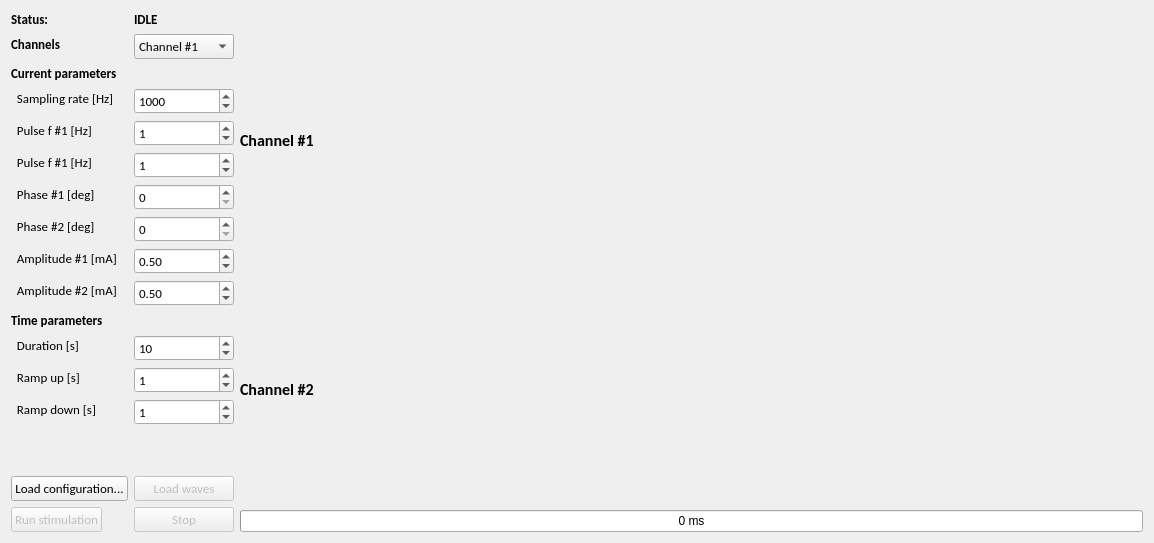
<?xml version="1.0" encoding="UTF-8"?>
<ui version="4.0">
 <author>Tibor Auer</author>
 <class>rtQA</class>
 <widget class="QWidget" name="rtQA">
  <property name="geometry">
   <rect>
    <x>0</x>
    <y>0</y>
    <width>1154</width>
    <height>543</height>
   </rect>
  </property>
  <property name="sizePolicy">
   <sizepolicy hsizetype="Preferred" vsizetype="Preferred">
    <horstretch>0</horstretch>
    <verstretch>0</verstretch>
   </sizepolicy>
  </property>
  <property name="windowTitle">
   <string>rtQA</string>
  </property>
  <layout class="QHBoxLayout" name="horizontalLayout_3" stretch="0,1">
   <item>
    <layout class="QVBoxLayout" name="verticalLayoutControls">
     <property name="sizeConstraint">
      <enum>QLayout::SetMinimumSize</enum>
     </property>
     <property name="leftMargin">
      <number>0</number>
     </property>
     <item>
      <layout class="QFormLayout" name="formLayout">
       <item row="0" column="0">
        <widget class="QLabel" name="lbl1">
         <property name="font">
          <font>
           <family>Calibri</family>
           <pointsize>10</pointsize>
           <weight>75</weight>
           <bold>true</bold>
          </font>
         </property>
         <property name="text">
          <string>Status:</string>
         </property>
        </widget>
       </item>
       <item row="0" column="1">
        <widget class="QLabel" name="lblStatus">
         <property name="sizePolicy">
          <sizepolicy hsizetype="Preferred" vsizetype="Minimum">
           <horstretch>0</horstretch>
           <verstretch>0</verstretch>
          </sizepolicy>
         </property>
         <property name="maximumSize">
          <size>
           <width>16777215</width>
           <height>20</height>
          </size>
         </property>
         <property name="font">
          <font>
           <family>Calibri</family>
           <pointsize>10</pointsize>
           <weight>75</weight>
           <bold>true</bold>
           <kerning>false</kerning>
          </font>
         </property>
         <property name="locale">
          <locale language="English" country="UnitedKingdom"/>
         </property>
         <property name="text">
          <string>IDLE</string>
         </property>
        </widget>
       </item>
       <item row="1" column="0">
        <widget class="QLabel" name="lbl2">
         <property name="sizePolicy">
          <sizepolicy hsizetype="Preferred" vsizetype="Minimum">
           <horstretch>0</horstretch>
           <verstretch>0</verstretch>
          </sizepolicy>
         </property>
         <property name="maximumSize">
          <size>
           <width>16777215</width>
           <height>20</height>
          </size>
         </property>
         <property name="font">
          <font>
           <family>Calibri</family>
           <pointsize>10</pointsize>
           <weight>75</weight>
           <bold>true</bold>
          </font>
         </property>
         <property name="text">
          <string>Channels</string>
         </property>
        </widget>
       </item>
       <item row="1" column="1">
        <widget class="QComboBox" name="cbStimType">
         <property name="font">
          <font>
           <family>Calibri</family>
           <pointsize>10</pointsize>
          </font>
         </property>
         <item>
          <property name="text">
           <string>Channel #1</string>
          </property>
         </item>
         <item>
          <property name="text">
           <string>Channel #2</string>
          </property>
         </item>
         <item>
          <property name="text">
           <string>Dual-channel</string>
          </property>
         </item>
        </widget>
       </item>
       <item row="2" column="0">
        <widget class="QLabel" name="lbl3">
         <property name="maximumSize">
          <size>
           <width>16777215</width>
           <height>20</height>
          </size>
         </property>
         <property name="font">
          <font>
           <family>Calibri</family>
           <pointsize>10</pointsize>
           <weight>75</weight>
           <bold>true</bold>
          </font>
         </property>
         <property name="text">
          <string>Current parameters</string>
         </property>
        </widget>
       </item>
       <item row="3" column="0">
        <widget class="QLabel" name="lbl3_1">
         <property name="maximumSize">
          <size>
           <width>16777215</width>
           <height>20</height>
          </size>
         </property>
         <property name="font">
          <font>
           <family>Calibri</family>
           <pointsize>10</pointsize>
           <weight>50</weight>
           <bold>false</bold>
          </font>
         </property>
         <property name="text">
          <string>  Sampling rate [Hz]</string>
         </property>
        </widget>
       </item>
       <item row="3" column="1">
        <widget class="QSpinBox" name="sbSamplingRate">
         <property name="font">
          <font>
           <family>Calibri</family>
           <pointsize>10</pointsize>
          </font>
         </property>
         <property name="maximum">
          <number>10000</number>
         </property>
         <property name="value">
          <number>1000</number>
         </property>
        </widget>
       </item>
       <item row="4" column="0">
        <widget class="QLabel" name="lblFrequency1">
         <property name="maximumSize">
          <size>
           <width>16777215</width>
           <height>20</height>
          </size>
         </property>
         <property name="font">
          <font>
           <family>Calibri</family>
           <pointsize>10</pointsize>
           <weight>50</weight>
           <bold>false</bold>
          </font>
         </property>
         <property name="text">
          <string>  Pulse f #1 [Hz]</string>
         </property>
        </widget>
       </item>
       <item row="4" column="1">
        <widget class="QSpinBox" name="sbFrequency1">
         <property name="font">
          <font>
           <family>Calibri</family>
           <pointsize>10</pointsize>
          </font>
         </property>
         <property name="maximum">
          <number>10000</number>
         </property>
         <property name="value">
          <number>1</number>
         </property>
        </widget>
       </item>
       <item row="5" column="0">
        <widget class="QLabel" name="lblFrequency2">
         <property name="maximumSize">
          <size>
           <width>16777215</width>
           <height>20</height>
          </size>
         </property>
         <property name="font">
          <font>
           <family>Calibri</family>
           <pointsize>10</pointsize>
           <weight>50</weight>
           <bold>false</bold>
          </font>
         </property>
         <property name="text">
          <string>  Pulse f #1 [Hz]</string>
         </property>
        </widget>
       </item>
       <item row="5" column="1">
        <widget class="QSpinBox" name="sbFrequency2">
         <property name="font">
          <font>
           <family>Calibri</family>
           <pointsize>10</pointsize>
          </font>
         </property>
         <property name="maximum">
          <number>10000</number>
         </property>
         <property name="value">
          <number>1</number>
         </property>
        </widget>
       </item>
       <item row="6" column="0">
        <widget class="QLabel" name="lblPhase1">
         <property name="maximumSize">
          <size>
           <width>16777215</width>
           <height>20</height>
          </size>
         </property>
         <property name="font">
          <font>
           <family>Calibri</family>
           <pointsize>10</pointsize>
           <weight>50</weight>
           <bold>false</bold>
          </font>
         </property>
         <property name="text">
          <string>  Phase #1 [deg]</string>
         </property>
        </widget>
       </item>
       <item row="6" column="1">
        <widget class="QSpinBox" name="sbPhase1">
         <property name="font">
          <font>
           <family>Calibri</family>
           <pointsize>10</pointsize>
          </font>
         </property>
         <property name="maximum">
          <number>180</number>
         </property>
         <property name="value">
          <number>0</number>
         </property>
        </widget>
       </item>
       <item row="7" column="0">
        <widget class="QLabel" name="lblPhase2">
         <property name="maximumSize">
          <size>
           <width>16777215</width>
           <height>20</height>
          </size>
         </property>
         <property name="font">
          <font>
           <family>Calibri</family>
           <pointsize>10</pointsize>
           <weight>50</weight>
           <bold>false</bold>
          </font>
         </property>
         <property name="text">
          <string>  Phase #2 [deg]</string>
         </property>
        </widget>
       </item>
       <item row="7" column="1">
        <widget class="QSpinBox" name="sbPhase2">
         <property name="font">
          <font>
           <family>Calibri</family>
           <pointsize>10</pointsize>
          </font>
         </property>
         <property name="maximum">
          <number>180</number>
         </property>
         <property name="value">
          <number>0</number>
         </property>
        </widget>
       </item>
       <item row="8" column="0">
        <widget class="QLabel" name="lblIntensity1">
         <property name="maximumSize">
          <size>
           <width>16777215</width>
           <height>20</height>
          </size>
         </property>
         <property name="font">
          <font>
           <family>Calibri</family>
           <pointsize>10</pointsize>
           <weight>50</weight>
           <bold>false</bold>
          </font>
         </property>
         <property name="text">
          <string>  Amplitude #1 [mA]</string>
         </property>
        </widget>
       </item>
       <item row="8" column="1">
        <widget class="QDoubleSpinBox" name="sbIntensity1">
         <property name="font">
          <font>
           <family>Calibri</family>
           <pointsize>10</pointsize>
          </font>
         </property>
         <property name="maximum">
          <double>9.990000000000000</double>
         </property>
         <property name="singleStep">
          <double>0.100000000000000</double>
         </property>
         <property name="value">
          <double>0.500000000000000</double>
         </property>
        </widget>
       </item>
       <item row="9" column="0">
        <widget class="QLabel" name="lblIntensity2">
         <property name="maximumSize">
          <size>
           <width>16777215</width>
           <height>20</height>
          </size>
         </property>
         <property name="font">
          <font>
           <family>Calibri</family>
           <pointsize>10</pointsize>
           <weight>50</weight>
           <bold>false</bold>
          </font>
         </property>
         <property name="text">
          <string>  Amplitude #2 [mA]</string>
         </property>
        </widget>
       </item>
       <item row="9" column="1">
        <widget class="QDoubleSpinBox" name="sbIntensity2">
         <property name="font">
          <font>
           <family>Calibri</family>
           <pointsize>10</pointsize>
          </font>
         </property>
         <property name="maximum">
          <double>9.990000000000000</double>
         </property>
         <property name="singleStep">
          <double>0.100000000000000</double>
         </property>
         <property name="value">
          <double>0.500000000000000</double>
         </property>
        </widget>
       </item>
       <item row="10" column="0">
        <widget class="QLabel" name="lbl4">
         <property name="maximumSize">
          <size>
           <width>16777215</width>
           <height>20</height>
          </size>
         </property>
         <property name="font">
          <font>
           <family>Calibri</family>
           <pointsize>10</pointsize>
           <weight>75</weight>
           <bold>true</bold>
          </font>
         </property>
         <property name="text">
          <string>Time parameters</string>
         </property>
        </widget>
       </item>
       <item row="11" column="0">
        <widget class="QLabel" name="lbl4_1">
         <property name="maximumSize">
          <size>
           <width>16777215</width>
           <height>20</height>
          </size>
         </property>
         <property name="font">
          <font>
           <family>Calibri</family>
           <pointsize>10</pointsize>
           <weight>50</weight>
           <bold>false</bold>
          </font>
         </property>
         <property name="text">
          <string>  Duration [s]</string>
         </property>
        </widget>
       </item>
       <item row="11" column="1">
        <widget class="QSpinBox" name="sbDuration">
         <property name="font">
          <font>
           <family>Calibri</family>
           <pointsize>10</pointsize>
          </font>
         </property>
         <property name="maximum">
          <number>100</number>
         </property>
         <property name="value">
          <number>10</number>
         </property>
        </widget>
       </item>
       <item row="12" column="0">
        <widget class="QLabel" name="lbl4_2">
         <property name="maximumSize">
          <size>
           <width>16777215</width>
           <height>20</height>
          </size>
         </property>
         <property name="font">
          <font>
           <family>Calibri</family>
           <pointsize>10</pointsize>
           <weight>50</weight>
           <bold>false</bold>
          </font>
         </property>
         <property name="text">
          <string>  Ramp up [s]</string>
         </property>
        </widget>
       </item>
       <item row="12" column="1">
        <widget class="QSpinBox" name="sbRampUp">
         <property name="font">
          <font>
           <family>Calibri</family>
           <pointsize>10</pointsize>
          </font>
         </property>
         <property name="maximum">
          <number>10</number>
         </property>
         <property name="value">
          <number>1</number>
         </property>
        </widget>
       </item>
       <item row="13" column="0">
        <widget class="QLabel" name="lbl4_3">
         <property name="maximumSize">
          <size>
           <width>16777215</width>
           <height>20</height>
          </size>
         </property>
         <property name="font">
          <font>
           <family>Calibri</family>
           <pointsize>10</pointsize>
           <weight>50</weight>
           <bold>false</bold>
          </font>
         </property>
         <property name="text">
          <string>  Ramp down [s]</string>
         </property>
        </widget>
       </item>
       <item row="13" column="1">
        <widget class="QSpinBox" name="sbRampDown">
         <property name="font">
          <font>
           <family>Calibri</family>
           <pointsize>10</pointsize>
          </font>
         </property>
         <property name="maximum">
          <number>10</number>
         </property>
         <property name="value">
          <number>1</number>
         </property>
        </widget>
       </item>
       <item row="15" column="0">
        <widget class="QPushButton" name="btnLoadConfig">
         <property name="font">
          <font>
           <family>Calibri</family>
           <pointsize>10</pointsize>
          </font>
         </property>
         <property name="locale">
          <locale language="English" country="UnitedKingdom"/>
         </property>
         <property name="text">
          <string>Load configuration...</string>
         </property>
        </widget>
       </item>
       <item row="14" column="0">
        <spacer name="verticalSpacer">
         <property name="orientation">
          <enum>Qt::Vertical</enum>
         </property>
         <property name="sizeHint" stdset="0">
          <size>
           <width>20</width>
           <height>40</height>
          </size>
         </property>
        </spacer>
       </item>
       <item row="16" column="0">
        <widget class="QPushButton" name="btnRun">
         <property name="enabled">
          <bool>false</bool>
         </property>
         <property name="sizePolicy">
          <sizepolicy hsizetype="Minimum" vsizetype="Fixed">
           <horstretch>0</horstretch>
           <verstretch>0</verstretch>
          </sizepolicy>
         </property>
         <property name="font">
          <font>
           <family>Calibri</family>
           <pointsize>10</pointsize>
          </font>
         </property>
         <property name="locale">
          <locale language="English" country="UnitedKingdom"/>
         </property>
         <property name="text">
          <string>Run stimulation</string>
         </property>
        </widget>
       </item>
       <item row="16" column="1">
        <widget class="QPushButton" name="btnStop">
         <property name="enabled">
          <bool>false</bool>
         </property>
         <property name="font">
          <font>
           <family>Calibri</family>
           <pointsize>10</pointsize>
          </font>
         </property>
         <property name="locale">
          <locale language="English" country="UnitedKingdom"/>
         </property>
         <property name="text">
          <string>Stop</string>
         </property>
        </widget>
       </item>
       <item row="15" column="1">
        <widget class="QPushButton" name="btnLoadWaves">
         <property name="enabled">
          <bool>false</bool>
         </property>
         <property name="font">
          <font>
           <family>Calibri</family>
           <pointsize>10</pointsize>
          </font>
         </property>
         <property name="locale">
          <locale language="English" country="UnitedKingdom"/>
         </property>
         <property name="text">
          <string>Load waves</string>
         </property>
        </widget>
       </item>
      </layout>
     </item>
    </layout>
   </item>
   <item>
    <layout class="QVBoxLayout" name="verticalLayoutDualPlot">
     <item>
      <layout class="QVBoxLayout" name="verticalLayoutCh1" stretch="0,1">
       <item>
        <widget class="QLabel" name="lblChannel1">
         <property name="font">
          <font>
           <family>Calibri</family>
           <pointsize>12</pointsize>
           <weight>75</weight>
           <bold>true</bold>
          </font>
         </property>
         <property name="text">
          <string>Channel #1</string>
         </property>
        </widget>
       </item>
       <item>
        <layout class="QVBoxLayout" name="plChannel1"/>
       </item>
      </layout>
     </item>
     <item>
      <layout class="QVBoxLayout" name="verticalLayoutCh2" stretch="0,1,0">
       <item>
        <widget class="QLabel" name="lblChannel2">
         <property name="font">
          <font>
           <family>Calibri</family>
           <pointsize>12</pointsize>
           <weight>75</weight>
           <bold>true</bold>
          </font>
         </property>
         <property name="text">
          <string>Channel #2</string>
         </property>
        </widget>
       </item>
       <item>
        <layout class="QVBoxLayout" name="plChannel2"/>
       </item>
       <item>
        <widget class="QProgressBar" name="progressBar">
         <property name="maximum">
          <number>10000</number>
         </property>
         <property name="value">
          <number>0</number>
         </property>
         <property name="format">
          <string>%p ms</string>
         </property>
        </widget>
       </item>
      </layout>
     </item>
    </layout>
   </item>
  </layout>
 </widget>
 <resources/>
 <connections/>
</ui>
